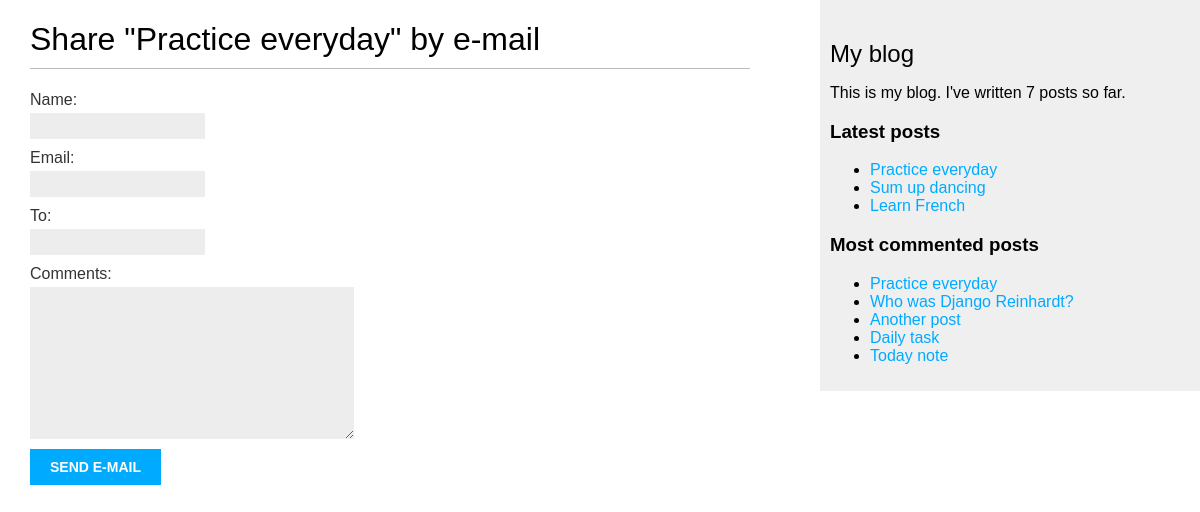
Before: /blog/7/share/ with the older database file.
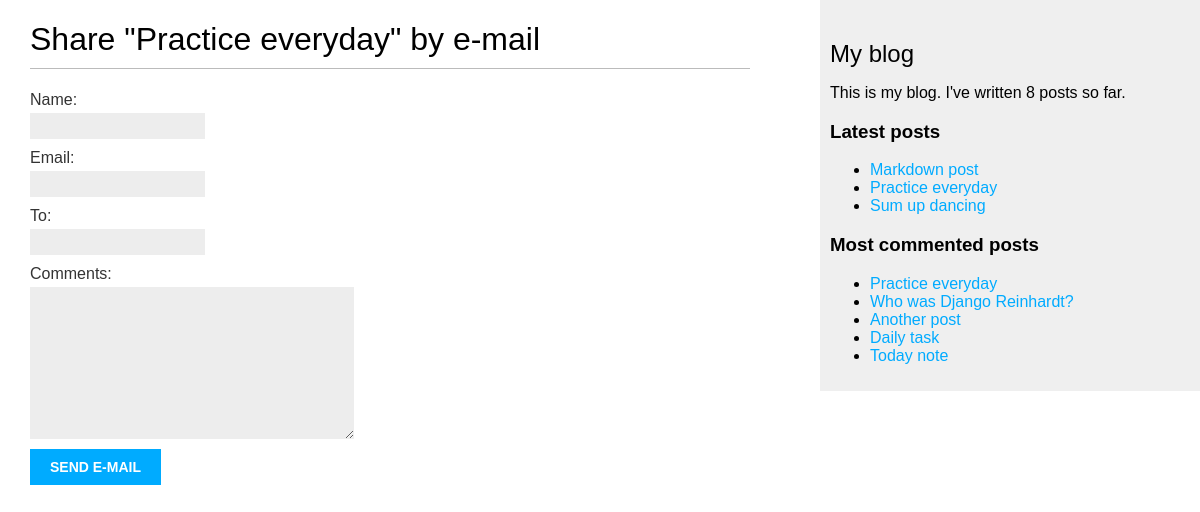
After: the same page with the newer database file.
### blog/models.py (models this page shows, shortened)
class Post(models.Model):
    class Status(models.TextChoices):
        DRAFT = 'DF', 'Draft'
        PUBLISHED = 'PB', 'Published'
    title = models.CharField(max_length=250)
    slug = models.SlugField(max_length=250,
                            unique_for_date='publish')
    author = models.ForeignKey(User,
                               on_delete=models.CASCADE,
                               related_name='blog_posts')
    body = models.TextField()
    publish = models.DateTimeField(default=timezone.now)
    created = models.DateTimeField(auto_now_add=True)
    updated = models.DateTimeField(auto_now=True)
    status = models.CharField(max_length=2,
                              choices=Status.choices,
                              default=Status.DRAFT)
    objects = models.Manager() # The default Manager
    published = PublishedManager() # Our custom Manager
    tags = TaggableManager()
    class Meta:
        ordering = ['-publish']
        indexes = [
            models.Index(fields=['-publish']),
        ]
    def get_absolute_url(self):
        return reverse('blog:post_detail',
                       args=[self.publish.year,
                             self.publish.month,
                             self.publish.day,
                             self.slug])

### blog/views.py (the view)
def post_share(request, post_id):
    post = get_object_or_404(Post, id=post_id, status=Post.Status.PUBLISHED)
    sent = False
    if request.method == 'POST':
        form = EmailPostForm(request.POST)
        if form.is_valid():
            cd = form.cleaned_data
            post_url = request.build_absolute_uri(
                post.get_absolute_url())
            subject = f"{cd['name']} recommends you read " \
                      f"{post.title}"
            message = f"Read {post.title} at {post_url}\n\n" \
                      f"{cd['name']}\'s comments: {cd['comments']}"
            send_mail(subject, message, 'testing17122022@gmail.com',
                      [cd['to']])
            sent = True
    else:
        form = EmailPostForm()
    return render(request, 'blog/post/share.html',
                  {'post': post,
                   'form': form,
                   'sent': sent})

### blog/forms.py
class EmailPostForm(forms.Form):
    name = forms.CharField(max_length=25)
    email = forms.EmailField()
    to = forms.EmailField()
    comments = forms.CharField(required=False,
                               widget=forms.Textarea)

### blog/models.py (called while the page is built)
    def get_queryset(self):
        return super().get_queryset()\
                      .filter(status=Post.Status.PUBLISHED)

### blog/templatetags/blog_tags.py (called while the page is built)
@register.simple_tag
def total_posts():
    return Post.published.count()

@register.inclusion_tag('blog/post/latest_posts.html')
def show_latest_posts(count=5):
    latest_posts = Post.published.order_by('-publish')[:count]
    return {'latest_posts': latest_posts}

@register.simple_tag
def get_most_commented_posts(count=5):
    return Post.published.annotate(
            total_comments=Count('comments')
        ).order_by('-total_comments')[:count]

### blog/templates/blog/post/share.html (shortened to what this page needs)
{% extends "blog/base.html" %}
{% block content %}
    {% if sent %}
        <h1>E-mail successfully</h1>
        <p>
            "{{ post.title }}" was successfully sent to {{ form.cleaned_data.to }}.
        </p>
    {% else %}
        <h1>Share "{{ post.title }}" by e-mail</h1>
        <form method="post">
            {{ form.as_p }}
            <input type="submit" value="Send e-mail">
        </form>
    {% endif %}
{% endblock %}

### blog/templates/blog/base.html (shortened to what this page needs)
{% load blog_tags %}
{% load static %}
<!DOCTYPE html>
<html>
    <head>
        <link rel="stylesheet" href="{% static "css/blog.css" %}">
    </head>
    <body>
        <div id="content">
            {% block content %}
            {% endblock %}
        </div>
        <div id="sidebar">
            <h2>My blog</h2>
            <p>
                This is my blog.
                I've written {% total_posts %} posts so far.
            </p>
            <h3>Latest posts</h3>
            {% show_latest_posts 3 %}
            <h3>Most commented posts</h3>
            {% get_most_commented_posts as most_commented_posts %}
            <ul>
                {% for post in most_commented_posts %}
                    <li>
                        <a href="{{ post.get_absolute_url }}">{{ post.title }}</a>
                    </li>
                {% endfor %}
            </ul>
        </div>
    </body>
</html>

### blog/templates/blog/post/latest_posts.html
<ul>
    {% for post in latest_posts %}
        <li>
            <a href="{{ post.get_absolute_url }}">{{ post.title }}</a>
        </li>
    {% endfor %}
</ul>

Changed rows visible on the page:
no longer on this page (row unchanged): Post: title "Learn French", shown under "Latest posts"
added Post: title "Markdown post", shown under "Latest posts"
Other visible differences:
text no longer shown: "7"
text now shown: "8"
